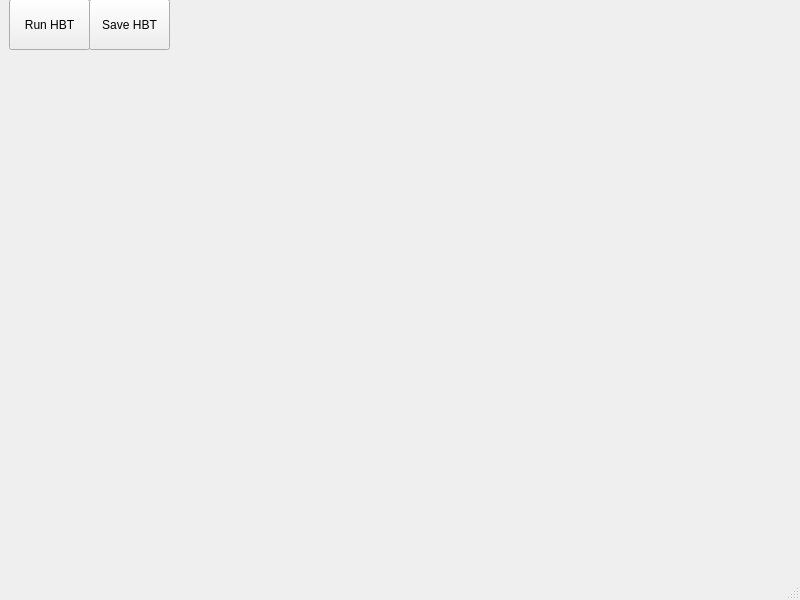
<?xml version="1.0" encoding="UTF-8"?>
<ui version="4.0">
 <class>MainWindow</class>
 <widget class="QMainWindow" name="MainWindow">
  <property name="geometry">
   <rect>
    <x>0</x>
    <y>0</y>
    <width>800</width>
    <height>600</height>
   </rect>
  </property>
  <property name="windowTitle">
   <string>MainWindow</string>
  </property>
  <widget class="QWidget" name="centralwidget">
   <widget class="QWidget" name="verticalLayoutWidget">
    <property name="geometry">
     <rect>
      <x>-1</x>
      <y>-1</y>
      <width>481</width>
      <height>551</height>
     </rect>
    </property>
    <layout class="QVBoxLayout" name="verticalLayout">
     <item>
      <widget class="QWidget" name="widget" native="true">
       <widget class="PlotWidget" name="hbt_plot_PlotWidget" native="true">
        <property name="geometry">
         <rect>
          <x>10</x>
          <y>60</y>
          <width>461</width>
          <height>281</height>
         </rect>
        </property>
       </widget>
       <widget class="QPushButton" name="run_hbt_Action">
        <property name="geometry">
         <rect>
          <x>10</x>
          <y>0</y>
          <width>81</width>
          <height>51</height>
         </rect>
        </property>
        <property name="text">
         <string>Run HBT</string>
        </property>
       </widget>
       <widget class="QPushButton" name="save_hbt_Action">
        <property name="geometry">
         <rect>
          <x>90</x>
          <y>0</y>
          <width>81</width>
          <height>51</height>
         </rect>
        </property>
        <property name="text">
         <string>Save HBT</string>
        </property>
       </widget>
      </widget>
     </item>
    </layout>
   </widget>
  </widget>
  <widget class="QMenuBar" name="menubar">
   <property name="geometry">
    <rect>
     <x>0</x>
     <y>0</y>
     <width>800</width>
     <height>21</height>
    </rect>
   </property>
  </widget>
  <widget class="QStatusBar" name="statusbar"/>
 </widget>
 <customwidgets>
  <customwidget>
   <class>PlotWidget</class>
   <extends>QWidget</extends>
   <header>pyqtgraph</header>
   <container>1</container>
  </customwidget>
 </customwidgets>
 <resources/>
 <connections/>
</ui>
